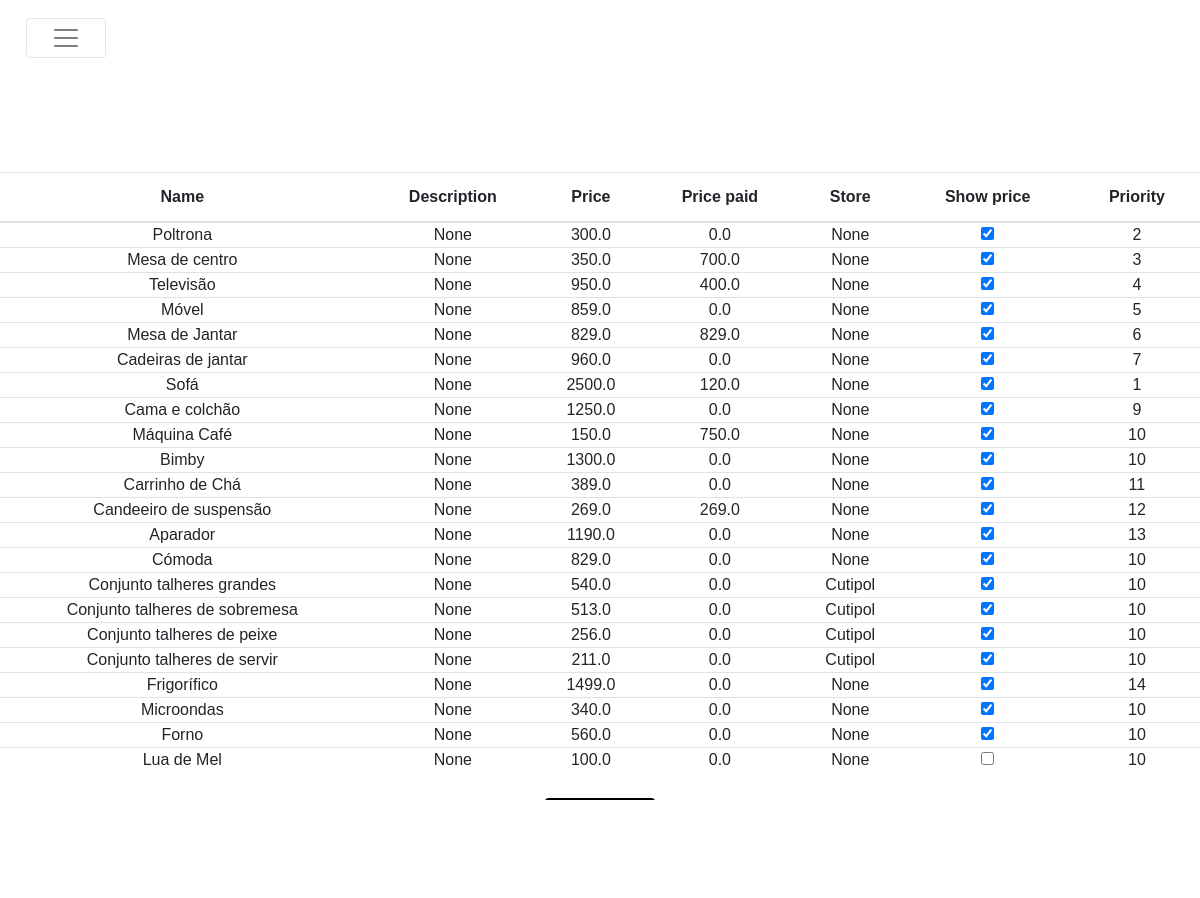
/edit/products, run on the app's committed database.
### margaridaealberto/models/products.py (models this page shows, shortened)
class Product(db.Model ,model.Model,model.Base):
    __tablename__ = 'products'
    __table_args__ = {'extend_existing': True}
    id = Column(Integer, primary_key=True)
    name = Column(String(80), unique=True, nullable=False)
    description = Column(Text)
    price = Column(Float)
    price_paid = Column(Float, default= 0.0)
    store = Column(Text)
    show_price = Column(Boolean, default=True)
    priority = Column(Integer, default=10)
    images = relationship('ProductImage', back_populates="product")
    contributions = relationship('Contribution', back_populates="product")

### margaridaealberto/modules/edit.py (the view)
@bp.route('/products', methods=('GET', 'POST'))
def products():
    products = Product.query.all()
    return render_template('edit/products.html',products=products)

### margaridaealberto/templates/edit/products.html (shortened to what this page needs)
{% extends 'layout.html' %}
{% block content %}
<div class="product_background">
<table class="table">
    <thead>
        <tr>
            <th>Name</th>
            <th>Description</th>
            <th>Price</th>
            <th>Price paid</th>
            <th>Store</th>
            <th>Show price</th>
            <th>Priority</th>
        </tr>
    </thead>
    <tbody>
        {% for product in products %}
            <tr>
                <td class="no_padding"><a href="{{url_for('edit.product',product_id=product.id)}}">{{product.name}}</a></td>
                <td class="no_padding">{{product.description}}</td>
                <td class="no_padding">{{product.price}}</td>
                <td class="no_padding">{{product.price_paid}}</td>
                <td class="no_padding">{{product.store}}</td>
                <td class="no_padding"><input type="checkbox" value="0" {{ "checked" if product.show_price }}></td>
                <td class="no_padding">{{product.priority}}</td>
            </tr>
        {% endfor %}
    </tbody>
</table>
{% set url = url_for('create.product') %}
<button class="rsvp_button" data-url="{{url}}" onclick="redirectTo(this)"> Criar produto </button>
</div>
{% endblock %}

### margaridaealberto/static/style/styles.css (style rules this page uses)
a, a:hover, a:focus, a:active { text-decoration: none; color: inherit; }
body, html { margin: 0; overflow-x: auto; text-align: center; height: 100%; width: 100%; font-family: 'Trebuchet MS', sans-serif; }
.product_background { box-shadow: inset 0 0 0 1000px rgb(255 255 255 / 74%); min-height:100%; background-attachment: fixed; background-repeat: no-repeat!important; background-size: cover!important; display: flex; justify-content: center; flex-wrap: wrap; padding-top: 6rem; flex-direction: row; align-items: center; }
button { color: #000000; background-color: #ece7e700; border: 0.2rem solid #000000; border-radius:5px; font-size: 1rem; font-weight: 600; padding: 0; width: 120px; margin: 10px 10px; transition: .5s!important; height: 2.5rem; width: 5rem; display: flex; justify-content: center; align-items: center; }
.rsvp_button { height: 4.5rem; width: 7rem; font-size: 1.5rem; }
.no_padding { padding: 0!important; }

### data on the page
Product: name "Poltrona", description "None", price "300.0", price_paid "0.0", store "None", priority "2"
Product: name "Mesa de centro", description "None", price "350.0", price_paid "700.0", store "None", priority "3"
Product: name "Televisão", description "None", price "950.0", price_paid "400.0", store "None", priority "4"
Product: name "Móvel", description "None", price "859.0", price_paid "0.0", store "None", priority "5"
Product: name "Mesa de Jantar", description "None", price "829.0", price_paid "829.0", store "None", priority "6"
Product: name "Cadeiras de jantar", description "None", price "960.0", price_paid "0.0", store "None", priority "7"
Product: name "Sofá", description "None", price "2500.0", price_paid "120.0", store "None", priority "1"
Product: name "Cama e colchão", description "None", price "1250.0", price_paid "0.0", store "None", priority "9"
Product: name "Máquina Café", description "None", price "150.0", price_paid "750.0", store "None", priority "10"
Product: name "Bimby", description "None", price "1300.0", price_paid "0.0", store "None", priority "10"
Product: name "Carrinho de Chá", description "None", price "389.0", price_paid "0.0", store "None", priority "11"
Product: name "Candeeiro de suspensão", description "None", price "269.0", price_paid "269.0", store "None", priority "12"
Product: name "Aparador", description "None", price "1190.0", price_paid "0.0", store "None", priority "13"
Product: name "Cómoda", description "None", price "829.0", price_paid "0.0", store "None", priority "10"
Product: name "Conjunto talheres grandes", description "None", price "540.0", price_paid "0.0", store "Cutipol", priority "10"
Product: name "Conjunto talheres de sobremesa", description "None", price "513.0", price_paid "0.0", store "Cutipol", priority "10"
Product: name "Conjunto talheres de peixe", description "None", price "256.0", price_paid "0.0", store "Cutipol", priority "10"
Product: name "Conjunto talheres de servir", description "None", price "211.0", price_paid "0.0", store "Cutipol", priority "10"
Product: name "Frigorífico", description "None", price "1499.0", price_paid "0.0", store "None", priority "14"
Product: name "Microondas", description "None", price "340.0", price_paid "0.0", store "None", priority "10"
Product: name "Forno", description "None", price "560.0", price_paid "0.0", store "None", priority "10"
Product: name "Lua de Mel", description "None", price "100.0", price_paid "0.0", store "None", priority "10"
